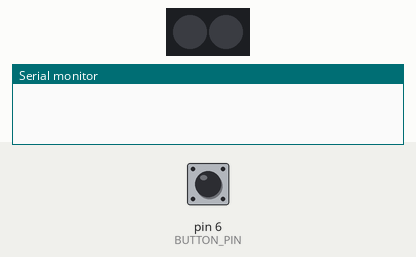
The sketch below on a simulated Arduino Uno, built with avr-gcc and run on an emulated ATmega328P. Parts: 2 RGB LEDs in strip order, left to right, the last lines printed to the serial monitor. The test bench sets the inputs (shaded band); at power-on: pin 6 (BUTTON_PIN) HIGH.

Above: at 1.2 s.
1.3 s: pin 6 (BUTTON_PIN) pulled LOW for 0.15 s
At 1.32 s:
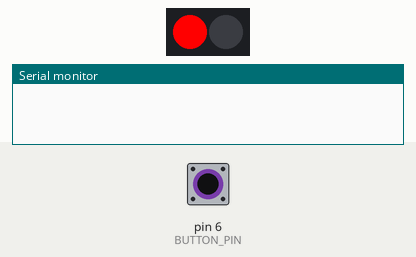
At 6.7 s:
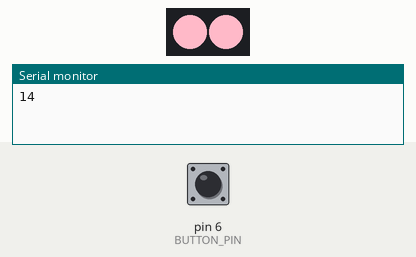
7.3 s: pin 6 (BUTTON_PIN) pulled LOW for 1 s
At 10.14 s:
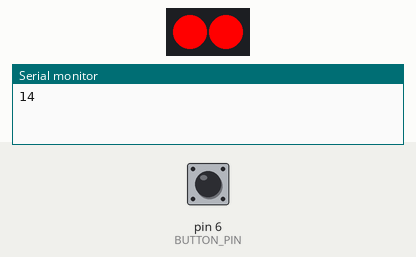
Timing chart, 0 to 13.5 s (numbered marks = the images above; inputs shaded):
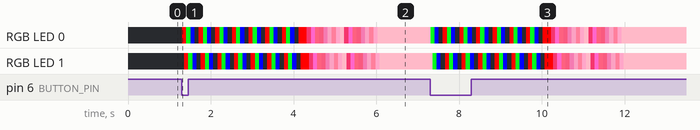

The sketch:

neopixel_button.ino
```cpp
#include <Adafruit_NeoPixel.h>

#define BUTTON_PIN   6    // Digital IO pin connected to the button.  This will be
                          // driven with a pull-up resistor so the switch should
                          // pull the pin to ground momentarily.  On a high -> low
                          // transition the button press logic will execute.

#define PIXEL_PIN    13   // Digital IO pin connected to the NeoPixels.

#define PIXEL_COUNT 2   // number of neopixel (change this accordingly)

// Parameter 1 = number of pixels in strip,  neopixel stick has 8
// Parameter 2 = pin number (most are valid)
// Parameter 3 = pixel type flags, add together as needed:
//   NEO_RGB     Pixels are wired for RGB bitstream
//   NEO_GRB     Pixels are wired for GRB bitstream, correct for neopixel stick
//   NEO_KHZ400  400 KHz bitstream (e.g. FLORA pixels)
//   NEO_KHZ800  800 KHz bitstream (e.g. High Density LED strip), correct for neopixel stick
Adafruit_NeoPixel strip = Adafruit_NeoPixel(PIXEL_COUNT, PIXEL_PIN, NEO_GRB + NEO_KHZ800);

bool oldState = HIGH;
int showType = 0;

void setup() {
  pinMode(BUTTON_PIN, INPUT_PULLUP);
 Serial.begin(9600);
  strip.begin();
  strip.show(); // Initialize all pixels to 'off'
}

void loop() {
  // Get current button state.
  bool newState = digitalRead(BUTTON_PIN);

  // Check if state changed from high to low (button press).
  if (newState == LOW && oldState == HIGH) {
    // Short delay to debounce button.
    delay(10);
    // Check if button is still low after debounce.
    newState = digitalRead(BUTTON_PIN);
    if (newState == LOW) {
      showType++;
      if (showType > 4)
        showType=0;
      startShow(showType);
    }
    Serial.println(A0);
  }

  // Set the last button state to the old state.
  oldState = newState;
}

void startShow(int i) {
  switch(i){
    case 0: colorWipe(strip.Color(0, 0, 0), 50);    // Black/offcolorWipe(strip.Color(255, 0, 0), 50);  // Red

    case 1: colorWipe(strip.Color(255, 0, 0), 50);  // Red

    case 2: colorWipe(strip.Color(0, 255, 30), 50);  // Green

    case 3: colorWipe(strip.Color(0, 0, 255), 50);  // Blue

    case 5: colorWipe(strip.Color(0, 0, 0), 50);    // Black/offcolorWipe(strip.Color(255, 0, 0), 50);  // Red

    case 6: colorWipe(strip.Color(255, 0, 0), 50);  // Red

    case 7: colorWipe(strip.Color(0, 255, 30), 50);  // Green

    case 8: colorWipe(strip.Color(0, 0, 255), 50);  // Blue

    case 9: colorWipe(strip.Color(0, 0, 0), 50);    // Black/offcolorWipe(strip.Color(255, 0, 0), 50);  // Red

    case 10: colorWipe(strip.Color(255, 0, 0), 50);  // Red

    case 11: colorWipe(strip.Color(0, 255, 30), 50);  // Green

    case 12: colorWipe(strip.Color(0, 0, 255), 50);  // Blue

    case 13: colorWipe(strip.Color(0, 0, 0), 50);    // Black/offcolorWipe(strip.Color(255, 0, 0), 50);  // Red

    case 14: colorWipe(strip.Color(255, 0, 0), 50);  // Red

    case 15: colorWipe(strip.Color(0, 255, 30), 50);  // Green

    case 16: colorWipe(strip.Color(0, 0, 255), 50);  // Blue

    case 17: colorWipe(strip.Color(0, 0, 0), 50);    // Black/offcolorWipe(strip.Color(255, 0, 0), 50);  // Red

    case 18: colorWipe(strip.Color(255, 0, 0), 50);  // Red

    case 19: colorWipe(strip.Color(0, 255, 30), 50);  // Green

    case 20: colorWipe(strip.Color(0, 0, 255), 50);  // Blue

    case 21: colorWipe(strip.Color(0, 0, 0), 50);    // Black/offcolorWipe(strip.Color(255, 0, 0), 50);  // Red

    case 22: colorWipe(strip.Color(255, 0, 0), 50);  // Red

    case 23: colorWipe(strip.Color(0, 255, 30), 50);  // Green

    case 24: colorWipe(strip.Color(0, 0, 255), 50);  // Blue

    case 25: colorWipe(strip.Color(0, 0, 0), 50);    // Black/offcolorWipe(strip.Color(255, 0, 0), 50);  // Red

    case 26: colorWipe(strip.Color(255, 0, 0), 50);  // Red

    case 27: colorWipe(strip.Color(0, 255, 30), 50);  // Green

    case 28: colorWipe(strip.Color(0, 0, 255), 50);  // Blue

    case 29: colorWipe(strip.Color(0, 0, 0), 50);    // Black/offcolorWipe(strip.Color(255, 0, 0), 50);  // Red

    case 30: colorWipe(strip.Color(255, 0, 0), 50);  // Red

    case 31: colorWipe(strip.Color(255, 0, 0), 50);  // Red

    case 32: colorWipe(strip.Color(222, 49, 99), 50);  // Red

    case 33: colorWipe(strip.Color(255, 102, 204), 50);  // Red

    case 34: colorWipe(strip.Color(251, 96, 127), 50);  // Red

    case 35: colorWipe(strip.Color(236, 85, 120), 50);  // Red

    case 36: colorWipe(strip.Color(222, 111, 161), 50);  // Red

    case 37: colorWipe(strip.Color(241, 156, 187), 50);  // Red

    case 38: colorWipe(strip.Color(254, 127, 156), 50);  // Red

    case 39: colorWipe(strip.Color(255, 166, 201), 50);  // Red

    case 40: colorWipe(strip.Color(255, 185, 200), 50);  // Red

    case 41: colorWipe(strip.Color(222, 49, 99), 50);  // Red

    case 42: colorWipe(strip.Color(255, 102, 204), 50);  // Red

    case 43: colorWipe(strip.Color(251, 96, 127), 50);  // Red

    case 44: colorWipe(strip.Color(236, 85, 120), 50);  // Red

    case 45: colorWipe(strip.Color(222, 111, 161), 50);  // Red

    case 46: colorWipe(strip.Color(241, 156, 187), 50);  // Red

    case 47: colorWipe(strip.Color(254, 127, 156), 50);  // Red

    case 48: colorWipe(strip.Color(255, 166, 201), 50);  // Red

    case 49: colorWipe(strip.Color(255, 185, 200), 50);  // Red


  }

}

// Fill the dots one after the other with a color
void colorWipe(uint32_t c, uint8_t wait) {
  for(uint16_t i=0; i<strip.numPixels(); i++) {
    strip.setPixelColor(i, c);
    strip.show();
    delay(wait);
  }
}
```

Measured:
- after the input at 1.3 s, RGB LED 0: off → RGB(255, 0, 0) at once, → RGB(0, 255, 30) 0.10 s later, → RGB(0, 0, 255) 0.10 s later, → off 0.10 s later, … (47 changes in this stretch); RGB LED 1: off → RGB(255, 0, 0) after 0.06 s, → RGB(0, 255, 30) 0.10 s later, → RGB(0, 0, 255) 0.10 s later, → off 0.10 s later, … (47 changes in this stretch)
